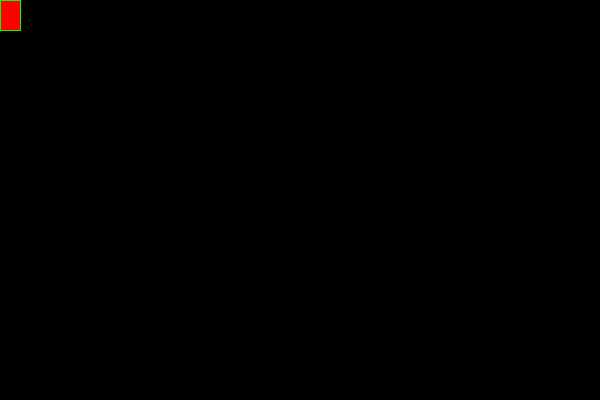
Frame 1 (no input)
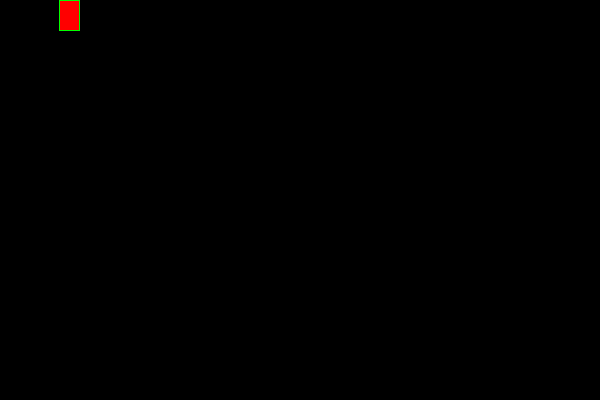
Frame 60 (the mouse pressed at the canvas centre just before this capture)
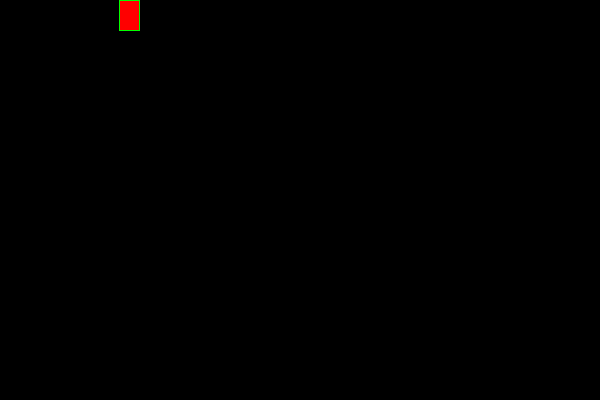
Frame 120 (the mouse held since frame 60 and released just before this capture)

The Processing sketch that drew these frames (run headless with seeded random() and noise(); from frame 60 on, the mouse is pressed at the canvas centre):

// Processing sketch: s03_animation
// ── s03_animation.pde
void setup() {
  size(600,400);
  fill(255,0,0);
  stroke(0,255,0);
}

int x = 0;
int y = 0;
void draw() {
  background(0);
  rect(x,y,20,30);
  x++; // ++x; x = x + 1;  x += 1;
}
